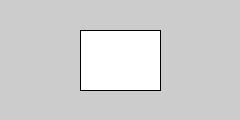
Frame 1 (no input)
Frame 60 (the mouse pressed at the canvas centre just before this capture): identical to frame 1, image omitted
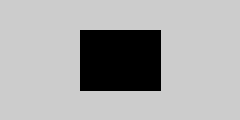
Frame 120 (the mouse held since frame 60 and released just before this capture)

The Processing sketch that drew these frames (run headless with seeded random() and noise(); from frame 60 on, the mouse is pressed at the canvas centre):

// Processing sketch: Response
// ── Response.pde
// void draw() {
//     println("Im drawing");
//     println(frameCount);
// }

// void setup() {
//     println("I'm starting");
// }

// void draw() {
//     println("I'm running");
// }

// グローバル関数とローカル関数の違い

// int x = 280;
// int y = -100;
// int diameter = 300;

// void setup() {
//     size(480, 120);
//     fill(103);
// }

// void draw() {
//     background(204);
//     ellipse(x,y,diameter, diameter);
// }

// void setup() {
//     size(480,120);
//     fill(0,102);
//     noStroke();
// }

// void draw() {
//     ellipse(mouseX,mouseY,9,9);
// }

// void setup() {
//     size(480,120);
//     fill(0,102);
//     noStroke();
// }

// void draw() {
//     background(204);
//     ellipse(mouseX,mouseY,9,9);
// }

// void setup() {
//     size(480,120);
//     strokeWeight(4);
//     stroke(0,102);
// }

// void draw() {
//     line(mouseX,mouseY,pmouseX,pmouseY);
// }

// void setup() {
//     size(480,120);
//     stroke(0,102);
// }

// void draw() {
//     float weight = dist(mouseX,mouseY,pmouseX,pmouseY);
//     strokeWeight(weight);
//     line(mouseX,mouseY,pmouseX,pmouseY);
// }

// float x;
// float easing = 0.01;

// void setup() {
//     size(220,120);
// }

// void draw () {
//     float targetX = mouseX;
//     x += (targetX - x) * easing;
//     ellipse(x,40,12,12);
//     println(targetX + " : " + x);
// }

// float x;
// float y;
// float px;
// float py;
// float easing = 0.05;

// void setup() {
//     size(480,120);
//     stroke(0,102);
// }

// void draw() {
//     float targetX = mouseX;
//     x += (targetX - x) * easing;
//     float targetY = mouseY;
//     y += (targetY - y) * easing;
//     float weight = dist(x,y,px,py);
//     strokeWeight(weight);
//     line(x,y,px,py);
//     py = y;
//     px = x;
// }

// void setup() {
//     size(240,120);
//     strokeWeight(30);
// }

// void draw() {
//     background(204);
//     stroke(102);
//     line(40,0,70,height);
//     if (mousePressed == true) {
//         stroke(0);
//     }
//     line(0,70,width,50);
// }

// void setup() {
//     size(240, 120);
//     strokeWeight(30);
// }

// void draw() {
//     background(204);
//     stroke(102);
//     line(40, 0, 70, height);
//     if (mousePressed) {
//         stroke(0);
//     } else {
//         stroke(255);
//     }
//     line(0, 70, width, 50);
// }

// void setup() {
//     size(120, 120);
//     strokeWeight(30);
// }

// void draw() {
//     background(204);
//     stroke(102);
//     line(40, 0, 70, height);
//     if (mousePressed) {
//         if (mouseButton == LEFT) {
//             stroke(255);
//         } else {
//             stroke(0);
//         }
//         line(0, 70, width, 50);
//     }
// }

// float x;
// int offset = 10;

// void setup() {
//     size(240, 120);
//     x = width/2;
// }

// void draw() {
//     background(204);
//     if (mouseX > x) {
//         x += 0.5;
//         offset = -10;
//     }
//     if (mouseX < x) {
//         x -= 0.5;
//         offset = 10;
//     }
//     line(x, 0, x, height);
//     line(mouseX, mouseY, mouseX + offset, mouseY - 10);
//     line(mouseX, mouseY, mouseX + offset, mouseY + 10);
//     line(mouseX, mouseY, mouseX + offset * offset * offset, mouseY);
// }

// int x = 120;
// int y = 60;
// int radius = 12;

// void setup() {
//     size(240,120);
//     ellipseMode(RADIUS);
// }

// void draw() {
//     background(204);
//     float d = dist(mouseX,mouseY,x,y);
//     if (d < radius) {
//         radius++;
//         fill(0);
//     } else {
//         fill(255);
//     }
//     ellipse(x,y,radius,radius);  
// }

int x = 80;
int y = 30;
int w = 80;
int h = 60;

void setup() {
    size(240, 120);
}

void draw() {
    background(204);
    if ((mouseX > x) && (mouseX < x+w) && (mouseY > y) && (mouseY < y+h)){
        fill(0);
    } else {
        fill(255);
    }
    rect(x,y,w,h);
}
